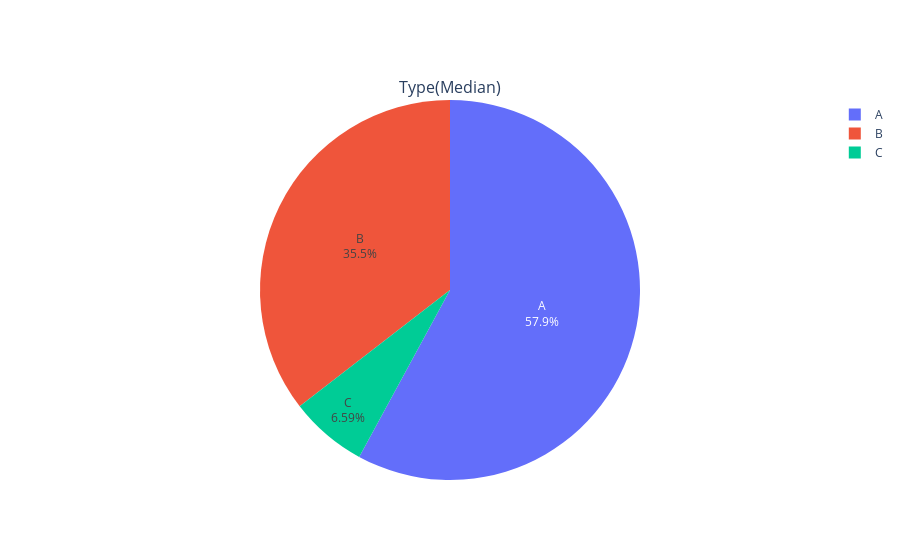

Here is the notebook cell this chart was saved with:
### Markdown cell above
We can observe that during thanksgiving week and christmas week there is soaring peaks of sales.
Apart from that we can observe peaks during easter week i.e April 2,2010 , April 22 ,2011 and April 6,2012. However,these are not included as holiday weeks in our datasets.So we will include them as holiday week.

### Code cell
## Let's plot  sales per store
## Using Plotly we are creating pie chart !! Let's plot the mean sales for every week
sales_per_type =  df_wal.groupby(['Type'],as_index=False)['Weekly_Sales'].median()
fig = make_subplots(rows=1, cols=1,subplot_titles=['Type(Median)','Store(Median)'],
                   specs=[[{"type": "pie"}]])
fig.add_trace(go.Pie(labels=sales_per_type['Type'], values=sales_per_type['Weekly_Sales'],text=sales_per_type['Type']),row=1,col=1)
fig.show()

### Figure 1 — Plotly figure (JSON) as saved in the notebook; plotly's stock layout.template omitted (floating-point values rounded to 4 significant figures)
{"data": [{"domain": {"x": [0, 1], "y": [0, 1]}, "labels": ["A", "B", "C"], "text": ["A", "B", "C"], "type": "pie", "values": [10110.0, 6188.0, 1150.0]}], "layout": {"annotations": [{"font": {"size": 16}, "showarrow": false, "text": "Type(Median)", "x": 0.5, "xanchor": "center", "xref": "paper", "y": 1, "yanchor": "bottom", "yref": "paper"}]}}
